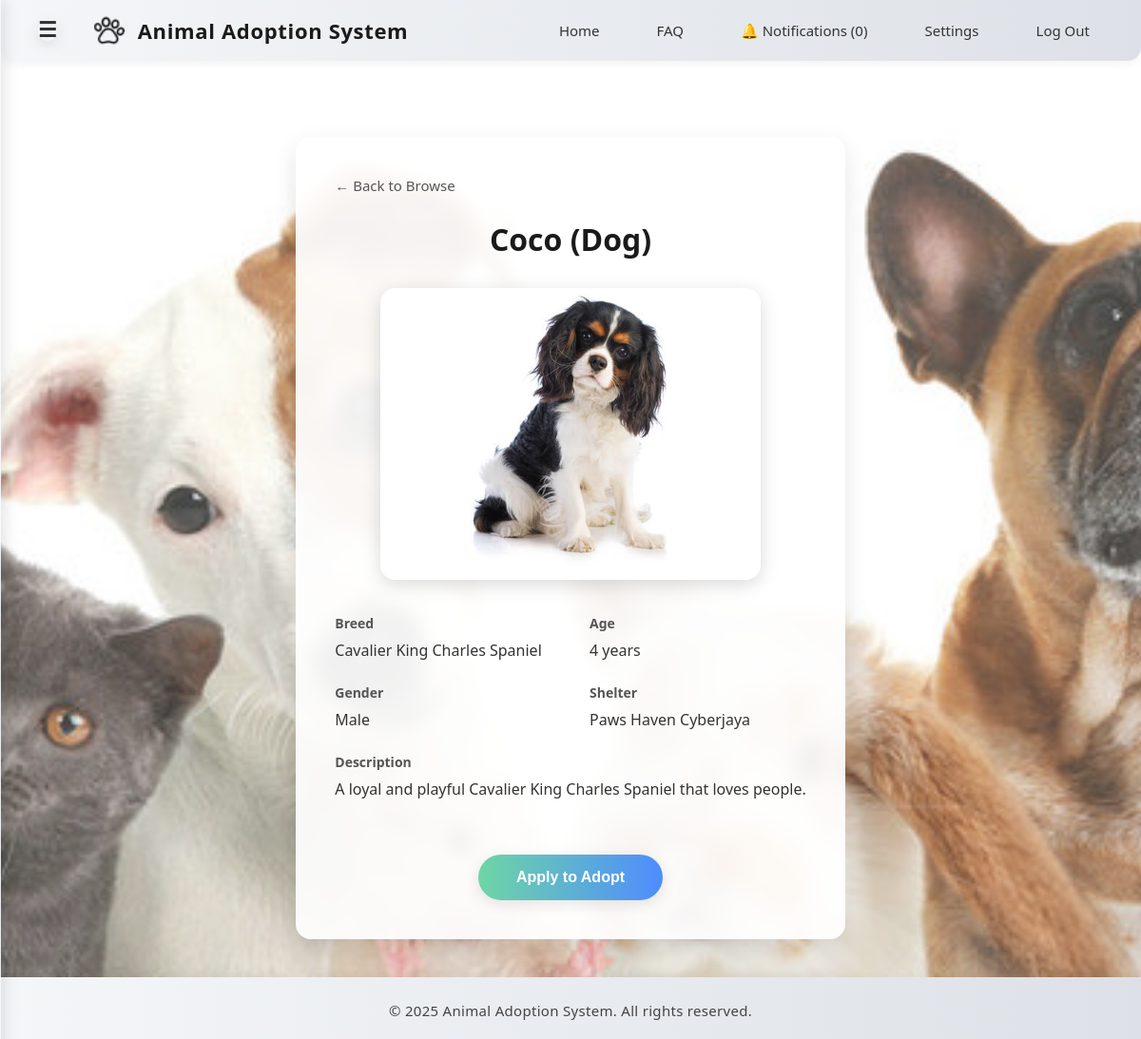
Page /adopter/view_pet.php?id=15 (signed in) on the committed database.
### tables this page shows
CREATE TABLE `pets` (
  `id` int(11) NOT NULL,
  `name` varchar(100) NOT NULL,
  `species` varchar(100) DEFAULT NULL,
  `breed` varchar(100) DEFAULT NULL,
  `age` int(11) DEFAULT NULL,
  `gender` varchar(10) DEFAULT NULL,
  `description` text DEFAULT NULL,
  `image` varchar(255) DEFAULT NULL,
  `status` enum('available','adopted') DEFAULT 'available',
  `shelter_id` int(11) DEFAULT NULL,
  `adoption_date` date DEFAULT NULL
);

CREATE TABLE `users` (
  `id` int(11) NOT NULL,
  `username` varchar(100) NOT NULL,
  `email` varchar(255) NOT NULL,
  `password` varchar(255) NOT NULL,
  `first_name` varchar(100) DEFAULT NULL,
  `last_name` varchar(100) DEFAULT NULL,
  `phone_number` varchar(12) DEFAULT NULL,
  `role` enum('adopter','shelter','admin') NOT NULL,
  `created_at` timestamp NOT NULL DEFAULT current_timestamp(),
  `phone` varchar(20) DEFAULT NULL,
  `status` varchar(50) NOT NULL DEFAULT 'active'
);

### adopter/view_pet.php (the view, shortened to what this page needs)
<?php
include('../db_connection.php');
$pet_id = intval($_GET['id']);
$sql = "SELECT pets.*, users.username AS shelter_name
        FROM pets
        JOIN users ON pets.shelter_id = users.id
        WHERE pets.id = ? AND pets.status = 'available'";
$stmt = $conn->prepare($sql);
$stmt->bind_param("i", $pet_id);
$stmt->execute();
$result = $stmt->get_result();
$pet = $result->fetch_assoc();
?>
<!DOCTYPE html>
<html lang="en">
<head>
    <link rel="stylesheet" href="../css/common.css">
    <link rel="stylesheet" href="../css/adopter.css">
</head>
<body>
<?php include('../includes/navbar_adopter.php'); ?>
<div class="page-wrapper">
    <a href="browse_available_pets.php" class="back-link">← Back to Browse</a>
    <h2><?= htmlspecialchars($pet['name']) ?> (<?= htmlspecialchars($pet['species']) ?>)</h2>
    <?php if (!empty($pet['image'])): ?>
        <img src="../images/pets/<?= htmlspecialchars($pet['image']) ?>" alt="<?= htmlspecialchars($pet['name']) ?>" class="pet-image">
    <?php else: ?>
        <p style="text-align:center; font-style: italic;">No image available.</p>
    <?php endif; ?>
    <div class="info-grid">
        <div class="info-item">
            <strong>Breed</strong>
            <?= htmlspecialchars($pet['breed']) ?>
        </div>
        <div class="info-item">
            <strong>Age</strong>
             <?= htmlspecialchars($pet['age']) ?> years
        </div>
        <div class="info-item">
            <strong>Gender</strong>
            <?= htmlspecialchars($pet['gender']) ?>
        </div>
        <div class="info-item">
            <strong>Shelter</strong>
            <?= htmlspecialchars($pet['shelter_name']) ?>
        </div>
        <div class="info-item description">
            <strong>Description</strong>
            <?= nl2br(htmlspecialchars($pet['description'])) ?>
        </div>
    </div>
    <form method="post" action="apply_adoption.php">
        <button type="submit">Apply to Adopt</button>
    </form>
</div>
<?php include('../includes/footer.php'); ?>
</body>
</html>

### css/common.css (style rules this page uses)
html, body { height: 100%; margin: 0; display: flex; flex-direction: column; }
.page-wrapper { flex: 1; display: flex; flex-direction: column; }

### css/adopter.css (style rules this page uses)
body { margin: 0; font-family: 'Segoe UI', sans-serif; background: linear-gradient(rgba(255,255,255,0.2), rgba(255,255,255,0.2)), url('../images/PetsBackground2.jpg') no-repeat center center fixed; background-size: cover; color: #333; }

### adopter/view_pet.php (style rules this page uses)
:root { --primary-gradient: linear-gradient(to right, #f4f6f8, #dde1e7); --accent-gradient: linear-gradient(90deg, #6ed6a5 0%, #4e8cff 100%); --text-color: #333; --text-color-light: #555; --container-bg: rgba(255, 255, 255, 0.92); --border-color: #e0e0e0; --shadow: 0 8px 25px rgba(0,0,0,0.1); --border-radius: 16px; }
.page-wrapper { max-width: 800px; margin: 80px auto 40px; padding: 40px; background: var(--container-bg); border-radius: var(--border-radius); box-shadow: var(--shadow); -webkit-backdrop-filter: blur(8px); backdrop-filter: blur(8px); border: 1px solid rgba(255,255,255,0.4); display: flex; flex-direction: column; align-items: center; }
.back-link { align-self: flex-start; margin-bottom: 25px; color: var(--text-color-light); font-size: 15px; text-decoration: none; font-weight: 500; transition: color 0.2s; }
h2 { text-align: center; font-size: 32px; font-weight: 700; color: #1a1a1a; margin-top: 0; margin-bottom: 30px; }
.pet-image { width: 100%; max-width: 400px; height: auto; border-radius: var(--border-radius); margin-bottom: 35px; box-shadow: 0 5px 20px rgba(0,0,0,0.15); }
.info-grid { display: grid; grid-template-columns: 1fr 1fr; gap: 20px 40px; width: 100%; text-align: left; margin-bottom: 20px; }
.info-item { font-size: 16px; line-height: 1.6; }
.info-item strong { display: block; font-weight: 600; color: var(--text-color-light); font-size: 14px; margin-bottom: 5px; }
.description { grid-column: 1 / -1; }
form { text-align: center; margin-top: 35px; }
button { background: var(--accent-gradient); color: #fff; border: none; padding: 15px 40px; font-size: 16px; border-radius: 50px; font-weight: 600; cursor: pointer; transition: transform 0.2s, box-shadow 0.2s; box-shadow: 0 4px 15px rgba(0,0,0,0.1); }

### rows in the picture
pets: name "Coco", species "Dog", image (picture), breed "Cavalier King Charles Spaniel", age "4", gender "Male", shelter.username "Paws Haven Cyberjaya", description "A loyal and playful Cavalier King Charles Spaniel that loves people."

### other values in the picture
$unread_count "0"
